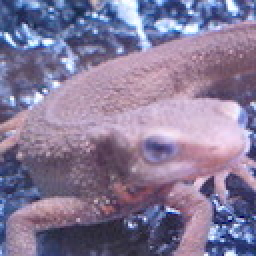
#> input picture Question_11_20/image_11_20/imori.jpg, 128 x 128 px, found by its file name (shown 2 times larger)
$ python q79.py   (older library calls are emulated)
#> lines starting #> are read from the running program, lines starting #| are printed output that depends on the picture
import cv2
import numpy as np

# Grayscale
def BGR2GRAY(img):
    # Grayscale
    gray = 0.2126 * img[..., 2] + 0.7152 * img[..., 1] + 0.0722 * img[..., 0]
    return gray


gabor_0 = cv2.getGaborKernel((11, 11), 1.5, np.radians(0), 3, 1.2 ,0 ,cv2.CV_64F)
gabor_45 = cv2.getGaborKernel((11, 11), 1.5, np.radians(45), 3, 1.2 ,0 ,cv2.CV_64F)
gabor_90 = cv2.getGaborKernel((11, 11), 1.5, np.radians(90), 3, 1.2 ,0 ,cv2.CV_64F)
gabor_135 = cv2.getGaborKernel((11, 11), 1.5, np.radians(135), 3, 1.2 ,0 ,cv2.CV_64F)

img = cv2.imread("./image_71_80/imori.jpg").astype(np.float)

H, W, C = img.shape
#> H = 128; W = 128; C = 3
img_gray = BGR2GRAY(img)
#> in BGR2GRAY, `gray = 0.2126 * img[..., 2] + 0.7152 * img[..., 1] + 0.0722 * img[...,..`:
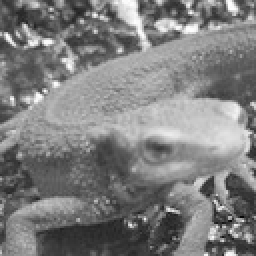
#> gray: shape (128, 128) float64 (shown 2 times larger); min 6.71, max 254.4, mean 126.7
img_gray = np.pad(img_gray, (11//2, 11//2), 'edge')
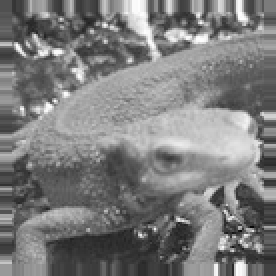
#> img_gray: shape (138, 138) float64 (shown 2 times larger); min 6.71, max 254.4, mean 124.6

out0 = np.zeros((H, W), dtype=np.float32)
out45 = np.zeros((H, W), dtype=np.float32)
out90 = np.zeros((H, W), dtype=np.float32)
out135 = np.zeros((H, W), dtype=np.float32)

for y in range(H):
    for x in range(W):
        out0[y,x] = np.sum(img_gray[y:y+11, x:x+11] * gabor_0)      #out[0,0]はimg_grayまわりに11//2、0パディングされた画像の[0,0]~[10,10]までの画素（つまり、実際にはimg_gray[-5,-5]~img_gray[5,5]までってこと。img_gray[0,0]が中心）に、ガボールフィルタされたものの合計値が入る。
        out45[y,x] = np.sum(img_gray[y:y+11, x:x+11] * gabor_45)
        out90[y,x] = np.sum(img_gray[y:y+11, x:x+11] * gabor_90)
        out135[y,x] = np.sum(img_gray[y:y+11, x:x+11] * gabor_135)
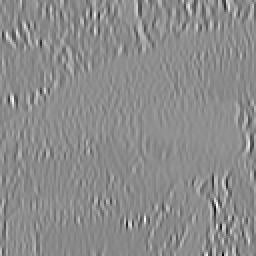
#> out0: shape (128, 128) float32 (shown 2 times larger); min -224.3, max 202.8, mean 10.5; drawn with min black and max white
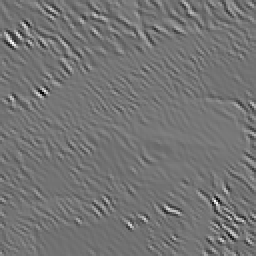
#> out135: shape (128, 128) float32 (shown 2 times larger); min -228.1, max 294.4, mean 10.7; drawn with min black and max white
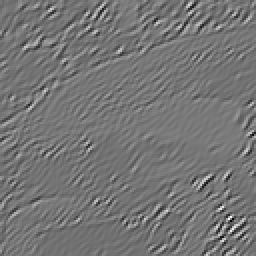
#> out45: shape (128, 128) float32 (shown 2 times larger); min -173.3, max 226, mean 10.7; drawn with min black and max white
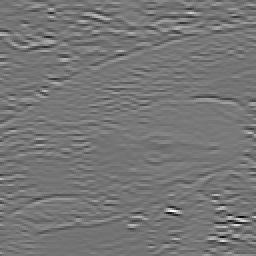
#> out90: shape (128, 128) float32 (shown 2 times larger); min -254.4, max 315.4, mean 10.5; drawn with min black and max white

out0 = np.clip(out0, 0, 255)
out0 = out0.astype(np.uint8)

out45 = np.clip(out45, 0, 255)
out45 = out45.astype(np.uint8)

out90 = np.clip(out90, 0, 255)
out90 = out90.astype(np.uint8)

out135 = np.clip(out135, 0, 255)
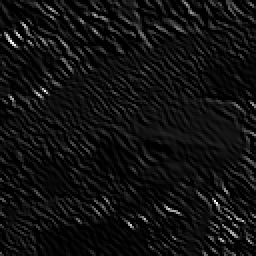
#> out135: shape (128, 128) float32 (shown 2 times larger); min 0, max 255, mean 17
out135 = out135.astype(np.uint8)

cv2.imwrite("./image_71_80/answer_79_0.jpg",out0)
cv2.imwrite("./image_71_80/answer_79_45.jpg",out45)
cv2.imwrite("./image_71_80/answer_79_90.jpg",out90)
cv2.imwrite("./image_71_80/answer_79_135.jpg",out135)
cv2.imshow("result", out0)
cv2.waitKey(0)
cv2.destroyAllWindows()
